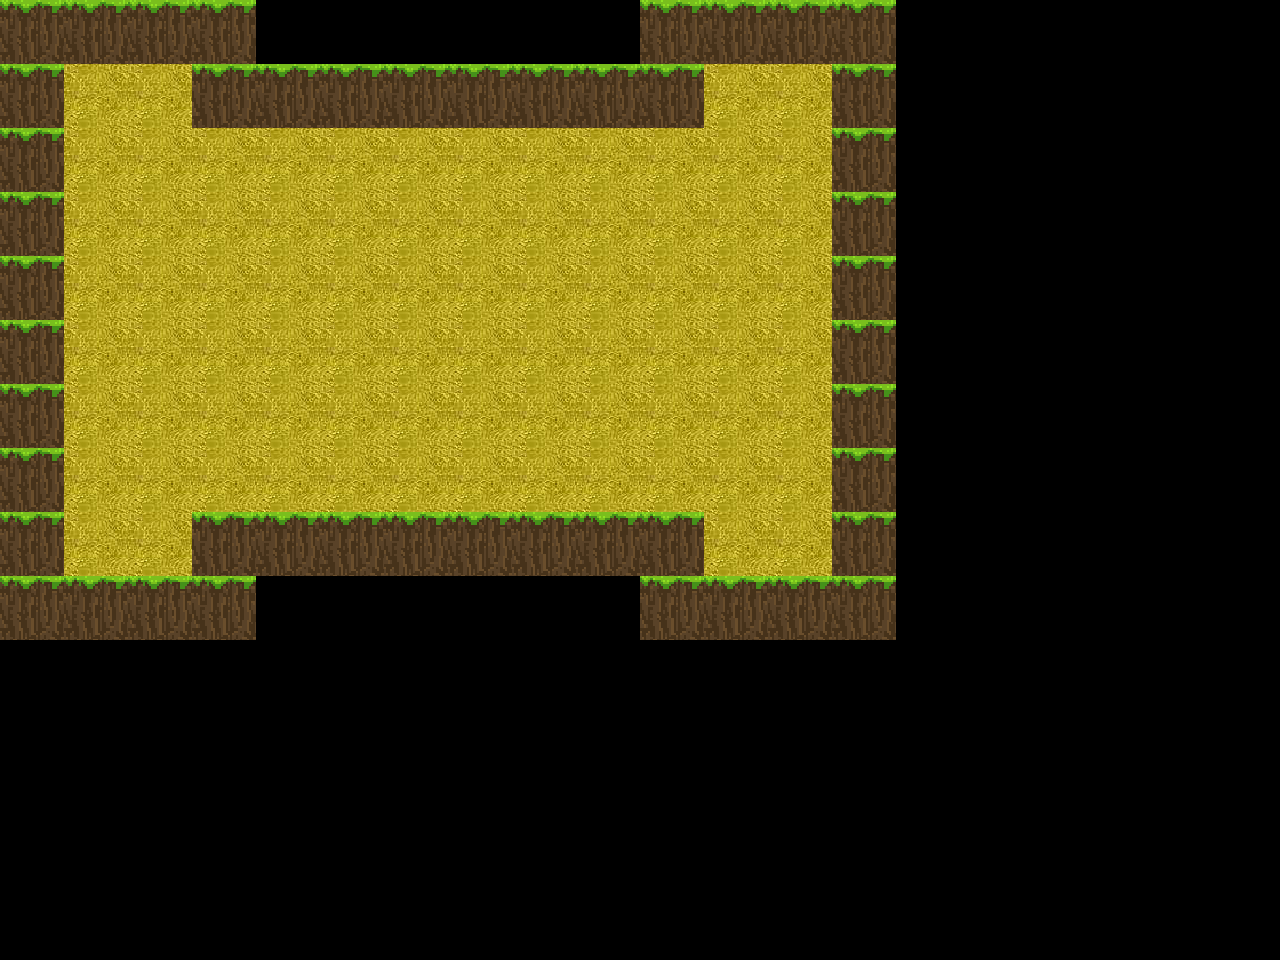

This is a level from a 2D game, rendered from its Tiled map with the project's own tilesets. A one-line summary and the complete map file follow:
An orthogonal 20x15 tile map with 64x64 px tiles, 2 tile layers (Block, Road), 4 tilesets and 65 objects.

<map version="1.5" tiledversion="1.6.0" orientation="orthogonal" renderorder="right-down" width="20" height="15" tilewidth="64" tileheight="64" infinite="0" nextlayerid="10" nextobjectid="718">
 <tileset firstgid="1" name="MapImage1" tilewidth="64" tileheight="64" tilecount="63" columns="9">
  <image source="../MapImage1.png" width="576" height="448" />
 </tileset>
 <tileset firstgid="64" name="role" tilewidth="64" tileheight="64" tilecount="1" columns="1">
  <image source="../role.png" width="64" height="64" />
 </tileset>
 <tileset firstgid="65" name="box1" tilewidth="64" tileheight="64" tilecount="1" columns="1">
  <image source="../box1.png" width="64" height="64" />
 </tileset>
 <tileset firstgid="66" name="point" tilewidth="64" tileheight="64" tilecount="1" columns="1">
  <image source="../point4.png" width="64" height="64" />
 </tileset>
 <layer id="1" name="Block" width="20" height="15">
  <data encoding="csv">
36,36,36,36,0,0,0,0,0,0,36,36,36,36,0,0,0,0,0,0,
36,0,0,36,36,36,36,36,36,36,36,0,0,36,0,0,0,0,0,0,
36,0,0,0,0,0,0,0,0,0,0,0,0,36,0,0,0,0,0,0,
36,0,0,0,0,0,0,0,0,0,0,0,0,36,0,0,0,0,0,0,
36,0,0,0,0,0,0,0,0,0,0,0,0,36,0,0,0,0,0,0,
36,0,0,0,0,0,0,0,0,0,0,0,0,36,0,0,0,0,0,0,
36,0,0,0,0,0,0,0,0,0,0,0,0,36,0,0,0,0,0,0,
36,0,0,0,0,0,0,0,0,0,0,0,0,36,0,0,0,0,0,0,
36,0,0,36,36,36,36,36,36,36,36,0,0,36,0,0,0,0,0,0,
36,36,36,36,0,0,0,0,0,0,36,36,36,36,0,0,0,0,0,0,
0,0,0,0,0,0,0,0,0,0,0,0,0,0,0,0,0,0,0,0,
0,0,0,0,0,0,0,0,0,0,0,0,0,0,0,0,0,0,0,0,
0,0,0,0,0,0,0,0,0,0,0,0,0,0,0,0,0,0,0,0,
0,0,0,0,0,0,0,0,0,0,0,0,0,0,0,0,0,0,0,0,
0,0,0,0,0,0,0,0,0,0,0,0,0,0,0,0,0,0,0,0
</data>
 </layer>
 <layer id="3" name="Road" width="20" height="15">
  <data encoding="csv">
0,0,0,0,0,0,0,0,0,0,0,0,0,0,0,0,0,0,0,0,
0,54,54,0,0,0,0,0,0,0,0,54,54,0,0,0,0,0,0,0,
0,54,54,54,54,54,54,54,54,54,54,54,54,0,0,0,0,0,0,0,
0,54,54,54,54,54,54,54,54,54,54,54,54,0,0,0,0,0,0,0,
0,54,54,54,54,54,54,54,54,54,54,54,54,0,0,0,0,0,0,0,
0,54,54,54,54,54,54,54,54,54,54,54,54,0,0,0,0,0,0,0,
0,54,54,54,54,54,54,54,54,54,54,54,54,0,0,0,0,0,0,0,
0,54,54,54,54,54,54,54,54,54,54,54,54,0,0,0,0,0,0,0,
0,54,54,0,0,0,0,0,0,0,0,54,54,0,0,0,0,0,0,0,
0,0,0,0,0,0,0,0,0,0,0,0,0,0,0,0,0,0,0,0,
0,0,0,0,0,0,0,0,0,0,0,0,0,0,0,0,0,0,0,0,
0,0,0,0,0,0,0,0,0,0,0,0,0,0,0,0,0,0,0,0,
0,0,0,0,0,0,0,0,0,0,0,0,0,0,0,0,0,0,0,0,
0,0,0,0,0,0,0,0,0,0,0,0,0,0,0,0,0,0,0,0,
0,0,0,0,0,0,0,0,0,0,0,0,0,0,0,0,0,0,0,0
</data>
 </layer>
 <objectgroup id="9" name="entity">
  <object id="650" gid="66" x="128" y="576" width="64" height="64" />
  <object id="651" gid="66" x="64" y="576" width="64" height="64" />
  <object id="652" gid="66" x="64" y="512" width="64" height="64" />
  <object id="653" gid="66" x="128" y="512" width="64" height="64" />
  <object id="654" gid="66" x="192" y="512" width="64" height="64" />
  <object id="655" gid="66" x="256" y="512" width="64" height="64" />
  <object id="656" gid="66" x="384" y="512" width="64" height="64" />
  <object id="657" gid="66" x="320" y="512" width="64" height="64" />
  <object id="658" gid="66" x="448" y="512" width="64" height="64" />
  <object id="659" gid="66" x="512" y="512" width="64" height="64" />
  <object id="660" gid="66" x="576" y="512" width="64" height="64" />
  <object id="663" gid="66" x="640" y="512" width="64" height="64" />
  <object id="664" gid="66" x="704" y="512" width="64" height="64" />
  <object id="665" gid="66" x="704" y="576" width="64" height="64" />
  <object id="666" gid="66" x="768" y="576" width="64" height="64" />
  <object id="667" gid="66" x="768" y="512" width="64" height="64" />
  <object id="668" gid="66" x="128" y="128" width="64" height="64" />
  <object id="669" gid="66" x="64" y="128" width="64" height="64" />
  <object id="670" gid="66" x="64" y="192" width="64" height="64" />
  <object id="671" gid="66" x="128" y="192" width="64" height="64" />
  <object id="672" gid="66" x="192" y="192" width="64" height="64" />
  <object id="673" gid="66" x="256" y="192" width="64" height="64" />
  <object id="674" gid="66" x="320" y="192" width="64" height="64" />
  <object id="675" gid="66" x="384" y="192" width="64" height="64" />
  <object id="676" gid="66" x="448" y="192" width="64" height="64" />
  <object id="677" gid="66" x="512" y="192" width="64" height="64" />
  <object id="678" gid="66" x="576" y="192" width="64" height="64" />
  <object id="679" gid="66" x="640" y="192" width="64" height="64" />
  <object id="680" gid="66" x="768" y="192" width="64" height="64" />
  <object id="681" gid="66" x="704" y="192" width="64" height="64" />
  <object id="682" gid="66" x="704" y="128" width="64" height="64" />
  <object id="683" gid="66" x="768" y="128" width="64" height="64" />
  <object id="684" gid="65" x="64" y="192" width="64" height="64" />
  <object id="685" gid="65" x="192" y="192" width="64" height="64" />
  <object id="686" gid="65" x="128" y="256" width="64" height="64" />
  <object id="687" gid="65" x="64" y="320" width="64" height="64" />
  <object id="688" gid="65" x="192" y="320" width="64" height="64" />
  <object id="689" gid="65" x="128" y="384" width="64" height="64" />
  <object id="690" gid="65" x="64" y="448" width="64" height="64" />
  <object id="691" gid="65" x="192" y="448" width="64" height="64" />
  <object id="692" gid="65" x="128" y="512" width="64" height="64" />
  <object id="693" gid="65" x="256" y="512" width="64" height="64" />
  <object id="694" gid="65" x="320" y="448" width="64" height="64" />
  <object id="695" gid="65" x="256" y="384" width="64" height="64" />
  <object id="696" gid="65" x="320" y="320" width="64" height="64" />
  <object id="697" gid="65" x="256" y="256" width="64" height="64" />
  <object id="698" gid="65" x="384" y="256" width="64" height="64" />
  <object id="699" gid="65" x="384" y="384" width="64" height="64" />
  <object id="700" gid="65" x="448" y="448" width="64" height="64" />
  <object id="701" gid="65" x="448" y="320" width="64" height="64" />
  <object id="702" gid="65" x="512" y="256" width="64" height="64" />
  <object id="703" gid="65" x="512" y="384" width="64" height="64" />
  <object id="704" gid="65" x="576" y="448" width="64" height="64" />
  <object id="705" gid="65" x="576" y="320" width="64" height="64" />
  <object id="706" gid="65" x="640" y="256" width="64" height="64" />
  <object id="707" gid="65" x="576" y="192" width="64" height="64" />
  <object id="708" gid="65" x="704" y="192" width="64" height="64" />
  <object id="709" gid="65" x="768" y="256" width="64" height="64" />
  <object id="710" gid="65" x="704" y="320" width="64" height="64" />
  <object id="712" gid="65" x="640" y="384" width="64" height="64" />
  <object id="713" gid="65" x="768" y="384" width="64" height="64" />
  <object id="714" gid="65" x="704" y="448" width="64" height="64" />
  <object id="715" gid="65" x="640" y="512" width="64" height="64" />
  <object id="716" gid="65" x="768" y="512" width="64" height="64" />
  <object id="717" gid="64" x="384" y="320" width="64" height="64" />
 </objectgroup>
</map>
